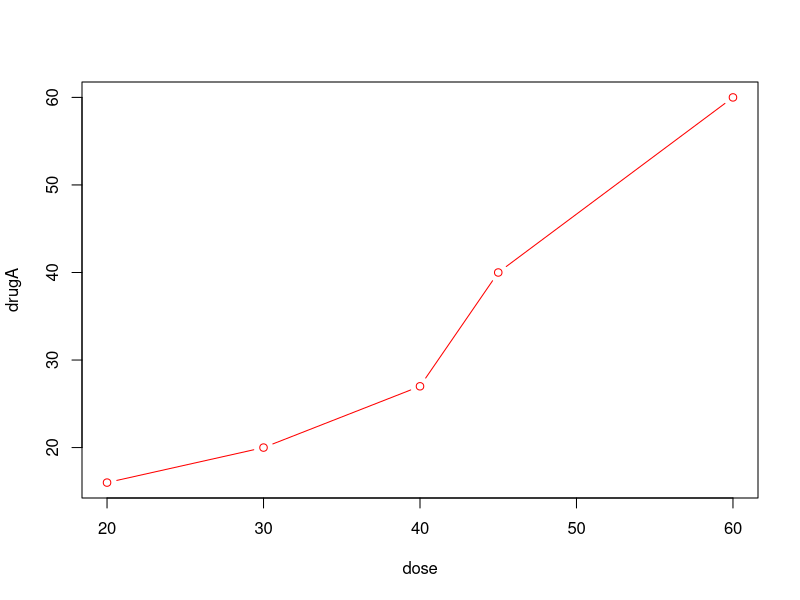

Write the R code that produced this figure.
rm(list = ls())

# 图形（初级）
# attach("sss")       绑定数据框
# plot(x,y)           打开图形窗口并生成一个散点图
# abline(lm("..."))   最优拟合曲线
# title("")           添加标题
# detach()            解除数据框绑定

# 将图形保存到 pdf 中 png() jpeg() ....
# pdf("xxx.pdf")
# attach("sss")       绑定数据框
# plot(x,y)           打开图形窗口并生成一个散点图
# abline(lm("..."))   最优拟合曲线
# title("")           添加标题
# detach()            解除数据框绑定
# dev.off()

# dev.new()           打开新的图形窗口进行绘图


# 绘图命令 
# plot (x, y, type) type="b" 表示同时绘制点和线
# 修改图形参数, par(optionname=value, optionname=name, ...)
# no.readonly=TRUE 可以生成一个可以修改的当前图形参数列表
# a <- par(no.readonly=TRUE)
# par(lty=2, pch=17)
# plot(dose, drugA, type="b")
# par(a)
# pch 指定绘制点时使用的符号
#     0 正方形  1 圆形 （0 - 25）
# cex 指定符号大小，默认大小1
# lty 指定线条类型
# lwd 指定线条宽度
# 颜色相关
# colors() 返回所有可用颜色的名称 rainbow(10) 生成10种连续的“彩虹型”颜色
#          多灰度使用 gray() 函数生成
# col      绘图颜色 col=c("red", "blue", "green")，第一条线是 red，第二条是 blue ...
# col.axis 坐标轴可读文字的颜色
# col.lab  坐标轴标签名称颜色
# col.main 标题颜色
# col.sub  副标题颜色
# fg       图标前景色
# bg       图标背景色


#剂量 对药物A的响应 对药物B的响应
# 20    16            15
# 30    20            18
# 40    27            25
# 45    40            31
# 60    60            40


# 文本属性
# cex 缩放倍数
# cex.axis()    坐标轴可读文字的缩放倍数
# cex.lab       坐标轴标签（名称）的缩放倍数
# cex.main      标题的缩放倍数
# cex.sub       副标题的缩放倍数
# font          1 常规、 2 粗体、 3 斜体、 4 粗斜体、 
# font.axis     坐标轴可读文字的字样
# font.lab      坐标轴标签（名称）的字体样式
# font.main     标题的字体样式
# font.sub      副标题的字体样式
# ps            字体镑值
# family        绘制文本时的字体族

#par(font.lab=3, cex.lab=1.5)

# 坐标轴
# slide         图形在哪边绘制坐标轴 1=下 2=左 3=上 4=右
# at            一个数值型向量表示要绘制刻度线的位置
# labels        一个字符型向量，表示置于可读线旁边的蚊子标签
# pos           坐标轴线绘制位置的坐标
# lty           线条类型
# col           线条和刻度线颜色
# las           标签是否平行于（=0）或垂直于（=2）坐标轴
# tck           刻度线的长度，负值表示在图形外侧

# 参考线
# abline        添加参考线 abline(h=yvalues, v=xvalues)

# 图例
# legend（locate， ttle， legend, ...）比如什么颜色的线代表什么关系
# 

# 文本标注
# text() 和 mtext() 将文本添加到图形上，text() 向绘图区域内部添加文本 mtext()向绘图区域四边界之一添加文本

# 数学标注
# 

dose <- c(20, 30, 40, 45, 60)
drugA <- c(16, 20, 27, 40, 60)
drugB <- c(15, 18, 25, 31, 40)

plot(dose, drugA, type="b", col="red")  # 折线图
















